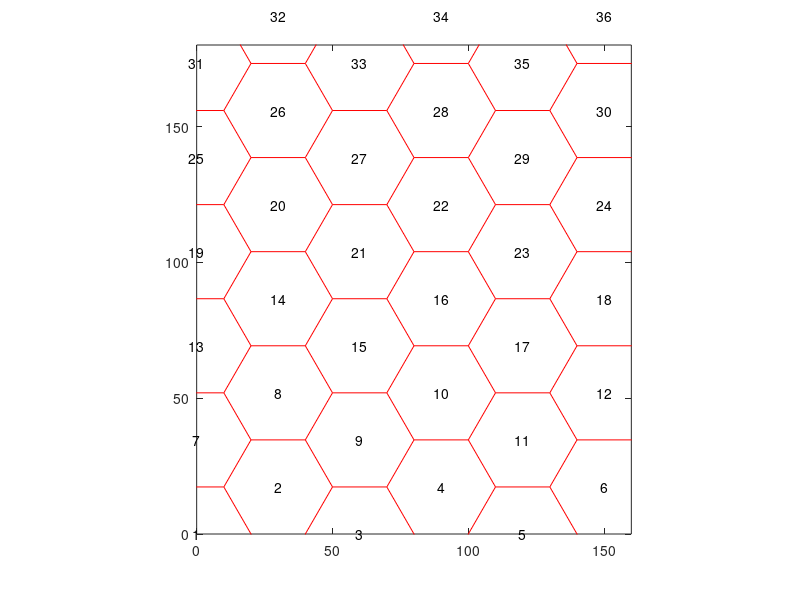

Recreate this plot in MATLAB. (Note: this script raises an error after producing the figure.)
% Generated by MATLAB(R) 9.13 (R2022b) and Sensor Fusion and Tracking Toolbox 2.4 (R2022b).
% Generated on: 11-Oct-2022 12:00:26

tic

%Create hex mesh
scale = 34.641016151377531741097853660240657828156662760086052142215113918;
rad3over2 = (sqrt(3)/2);
[X, Y] = meshgrid(0:1:5);
n = size(X,1);
X = rad3over2 * X;
Y = Y + repmat([0 0.5], [n,n/2]);
%scale to make edge length = 40
X = scale*X;
Y=scale*Y;

%returns vertices of edges, each column is an edge
[XV, YV] = voronoi(X(:),Y(:));
plot(XV,YV,'r-')
axis equal
axis([0 160 0 180])
zoom on

hex_label = 0;
for i  = 1:n
    for j =1:n
        hex_label = hex_label +1;
        %inserts text on graph
        text(X(i,j),Y(i,j),int2str(hex_label),'HorizontalAlignment','center')        
    end
end

for i = 1:1
    
    clear scenario;
    clear attribute_vec;
    RunTime = 30;
    scenario = createScenario(RunTime);
    attribute_vec = zeros(RunTime*10,9);
    attackIntention = zeros(1,3);
    CellData = zeros(RunTime*10,1);
    WhileIndex = 1;
    ProbabilityIndex = [60 120 180 240 300 360];
    %[P60 P120 P180 P240 P300 P360] = 

    [tp, platp, detp, covp] = createPlotters();
    
    % Configure your tracker here:
    
    % Add a trackPlotter here:
    
    % Main simulation loop
    while advance(scenario) && ishghandle(tp.Parent)

      
        % generate sensor data
        [dets, configs, sensorConfigPIDs] = detect(scenario);
        
        [truePosition, meas, measCov, e, velocity] = readData(scenario, dets);
        
       
        %angle bw 2 vectors a & b is inverse cos (a dot b / mag(a) * mag(b))
        PlanePosition = truePosition(1,:);
        Tower1Pos = truePosition(2,:);
        Tower2Pos = truePosition(3,:);
        Tower3Pos = truePosition(4,:);
        index = 0;
        CellData(WhileIndex) = HexGrid(X,Y,[truePosition(1,1),truePosition(1,2)]);

        if WhileIndex ~= 1
            normTower = norm(truePosition(1,:)-truePosition(2,:));
            a = [Tower1Pos(1,2)-PlanePosition(1,2),Tower1Pos(1,1)-PlanePosition(1,1),0];
            b = [PlanePosition(1,2)-attribute_vec(WhileIndex-1,2),PlanePosition(1,1)-attribute_vec(WhileIndex-1,1),0];
            attackTheta2 = acosd((dot(a,b))/(norm(a)*norm(b)));
            attackIntention(1) = norm(velocity)*cosd(attackTheta2)/normTower;

            normTower = norm(truePosition(1,:)-truePosition(3,:));
            a = [Tower2Pos(1,2)-PlanePosition(1,2),Tower2Pos(1,1)-PlanePosition(1,1),0];
            b = [PlanePosition(1,2)-attribute_vec(WhileIndex-1,2),PlanePosition(1,1)-attribute_vec(WhileIndex-1,1),0];
            attackTheta2 = acosd((dot(a,b))/(norm(a)*norm(b)));
            attackIntention(2) = norm(velocity)*cosd(attackTheta2)/normTower;

            normTower = norm(truePosition(1,:)-truePosition(4,:));
            a = [Tower3Pos(1,2)-PlanePosition(1,2),Tower3Pos(1,1)-PlanePosition(1,1),0];
            b = [PlanePosition(1,2)-attribute_vec(WhileIndex-1,2),PlanePosition(1,1)-attribute_vec(WhileIndex-1,1),0];
            attackTheta2 = acosd((dot(a,b))/(norm(a)*norm(b)));
            attackIntention(3) = norm(velocity)*cosd(attackTheta2)/normTower;
            
            if CellData(WhileIndex) - CellData(WhileIndex -1) ~= 0
                pointer = 1;
                first_pt = zeros(1,2);
                second_pt = zeros(1,2);
                for m  = 1:n
                    for j =1:n
                        if pointer == CellData(WhileIndex)
                            second_pt = [X(m,j),Y(m,j)];
                        end
                        pointer= pointer +1;
                       
                    end
                end
                
                pointer = 1;
                for m  = 1:n
                    for j =1:n
                        if pointer == CellData(WhileIndex-1)
                            first_pt = [X(m,j),Y(m,j)];
                        end
                        pointer= pointer +1;        
                    end
                end

               slope =  (second_pt(2)-first_pt(2))/(second_pt(1)-first_pt(1));
               index = atand(slope);

            end
        
        end 
        

        attribute_vec(WhileIndex,:) = [index,CellData(WhileIndex),truePosition(1,:),e(1,3),attackIntention];
        WhileIndex = WhileIndex +1;
        % update your tracker here:
        
        % update plots
%         plotPlatform(platp,truePosition);
%         plotDetection(detp,meas,measCov);
%         plotCoverage(covp,coverageConfig(scenario));
        
        % Update the trackPlotter here:
        
%         drawnow
    end
    writematrix(attribute_vec,sprintf('C:/Users/i_maa/Desktop/Thesis/Data/atrribute_vec%u.csv', i)); 
    %writematrix(eulerangles,sprintf('eulerangles_%u.csv', i)); 

end
toc

function [position, meas, measCov, eulerang,velocity] = readData(scenario,dets)
allDets = [dets{:}];

if ~isempty(allDets)
    % extract column vector of measurement positions
    meas = cat(2,allDets.Measurement)';

    % extract measurement noise
    measCov = cat(3,allDets.MeasurementNoise);
else
    meas = zeros(0,3);
    measCov = zeros(3,3,0);
end

truePoses = platformPoses(scenario);
position = vertcat(truePoses(:).Position);
velocity = truePoses(1,:).Velocity;
eulerang = eulerd(truePoses(1).Orientation, 'XYZ', 'frame');

end


function [tp, platp, detp, covp] = createPlotters
% Create plotters
tp = theaterPlot('XLim', [-19.0499952293663 73.1702865541693], 'YLim', [-63.3323407980601 28.8879409854753], 'ZLim', [-86.0323407980601 6.18794098547532]);
set(tp.Parent,'YDir','reverse', 'ZDir','reverse');
view(tp.Parent, -37.5, 30);
platp = platformPlotter(tp,'DisplayName','Platforms','MarkerFaceColor','k');
detp = detectionPlotter(tp,'DisplayName','Detections','MarkerSize',6,'MarkerFaceColor',[0.85 0.325 0.098],'MarkerEdgeColor','k','History',10000);
covp = coveragePlotter(tp,'DisplayName','Sensor Coverage');
end


function scenario = createScenario(RunTime)
% Create Scenario
rng('shuffle');

NumberofWaypoints = 5;
waypoints = Waypoints_YawAngle(NumberofWaypoints);
timearray = TOA(waypoints, RunTime);

scenario = trackingScenario;
scenario.StopTime = Inf;
scenario.UpdateRate = 0;


% Create platforms
Plane = platform(scenario,'ClassID',1);
Plane.Dimensions = struct( ...
    'Length', 1, ...
    'Width', 1, ...
    'Height', 1, ...
    'OriginOffset', [0 0 0]);
Plane.Signatures = {...
    rcsSignature(...
        'FluctuationModel', 'Swerling0', ...
        'Pattern', [20 20;20 20], ...
        'Azimuth', [-180 180], ...
        'Elevation', [-90;90], ...
        'Frequency', [0 1e+20])};
Plane.Trajectory = waypointTrajectory( ...
    waypoints, ...
    timearray, ...
    'ClimbRate', zeros(1,NumberofWaypoints), ...
    'AutoPitch', true, ...
    'AutoBank', true);

Tower = platform(scenario,'ClassID',3);
Tower.Dimensions = struct( ...
    'Length', 10, ...
    'Width', 10, ...
    'Height', 60, ...
    'OriginOffset', [0 0 30]);
Tower.Trajectory.Position = [140, 70,0];

Tower = platform(scenario,'ClassID',4);
Tower.Dimensions = struct( ...
    'Length', 10, ...
    'Width', 10, ...
    'Height', 60, ...
    'OriginOffset', [0 0 30]);
Tower.Trajectory.Position = [110, 120,0];   

Tower = platform(scenario,'ClassID',5);
Tower.Dimensions = struct( ...
    'Length', 10, ...
    'Width', 10, ...
    'Height', 60, ...
    'OriginOffset', [0 0 30]);
Tower.Trajectory.Position = [140, 90,0];

% Create sensors
Rotator = fusionRadarSensor('SensorIndex', 1, ...
    'UpdateRate', 10, ...
    'MountingLocation', [0 -0.06 0], ...
    'FieldOfView', [1 10], ...
    'HasINS', true, ...
    'DetectionCoordinates', 'Scenario');


% Assign sensors to platforms
Plane.Sensors = Rotator;
end
